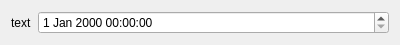
<?xml version="1.0" encoding="UTF-8"?>
<ui version="4.0">
 <class>Sekura::DateTimeEdit</class>
 <widget class="QWidget" name="Sekura::DateTimeEdit">
  <property name="geometry">
   <rect>
    <x>0</x>
    <y>0</y>
    <width>400</width>
    <height>45</height>
   </rect>
  </property>
  <property name="sizePolicy">
   <sizepolicy hsizetype="Preferred" vsizetype="Maximum">
    <horstretch>0</horstretch>
    <verstretch>0</verstretch>
   </sizepolicy>
  </property>
  <property name="windowTitle">
   <string>Form</string>
  </property>
  <layout class="QHBoxLayout" name="horizontalLayout">
   <item>
    <widget class="QLabel" name="label">
     <property name="text">
      <string>text</string>
     </property>
    </widget>
   </item>
   <item>
    <widget class="QDateTimeEdit" name="dateTimeEdit">
     <property name="sizePolicy">
      <sizepolicy hsizetype="Expanding" vsizetype="Fixed">
       <horstretch>0</horstretch>
       <verstretch>0</verstretch>
      </sizepolicy>
     </property>
    </widget>
   </item>
  </layout>
 </widget>
 <resources/>
 <connections/>
</ui>
